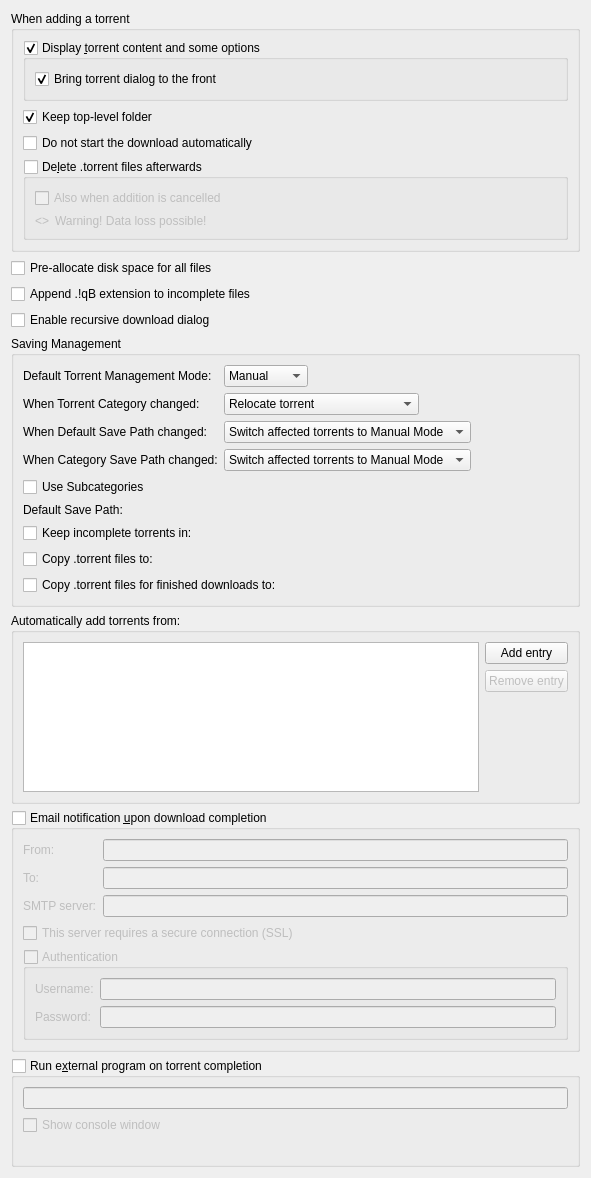
          <widget class="QWidget" name="scrollAreaWidgetContents_2">
           <property name="geometry">
            <rect>
             <x>0</x>
             <y>0</y>
             <width>591</width>
             <height>1138</height>
            </rect>
           </property>
           <layout class="QVBoxLayout" name="verticalLayout">
            <item>
             <widget class="QGroupBox" name="torrentAdditionBox">
              <property name="title">
               <string>When adding a torrent</string>
              </property>
              <layout class="QVBoxLayout" name="torrentAdditionBoxLayout">
               <item>
                <widget class="QGroupBox" name="checkAdditionDialog">
                 <property name="title">
                  <string>Display &amp;torrent content and some options</string>
                 </property>
                 <property name="checkable">
                  <bool>true</bool>
                 </property>
                 <layout class="QVBoxLayout" name="verticalLayout_18">
                  <item>
                   <widget class="QCheckBox" name="checkAdditionDialogFront">
                    <property name="text">
                     <string>Bring torrent dialog to the front</string>
                    </property>
                    <property name="checked">
                     <bool>true</bool>
                    </property>
                   </widget>
                  </item>
                 </layout>
                </widget>
               </item>
               <item>
                <widget class="QCheckBox" name="checkKeepTopLevelFolder">
                 <property name="text">
                  <string>Keep top-level folder</string>
                 </property>
                 <property name="checked">
                  <bool>true</bool>
                 </property>
                </widget>
               </item>
               <item>
                <widget class="QCheckBox" name="checkStartPaused">
                 <property name="toolTip">
                  <string>The torrent will be added to download list in a paused state</string>
                 </property>
                 <property name="text">
                  <string extracomment="The torrent will be added to download list in a paused state">Do not start the download automatically</string>
                 </property>
                </widget>
               </item>
               <item>
                <widget class="QGroupBox" name="deleteTorrentBox">
                 <property name="toolTip">
                  <string>Should the .torrent file be deleted after adding it</string>
                 </property>
                 <property name="title">
                  <string>De&amp;lete .torrent files afterwards </string>
                 </property>
                 <property name="checkable">
                  <bool>true</bool>
                 </property>
                 <property name="checked">
                  <bool>false</bool>
                 </property>
                 <layout class="QVBoxLayout" name="deleteTorrentBoxLayout">
                  <item>
                   <widget class="QCheckBox" name="deleteCancelledTorrentBox">
                    <property name="toolTip">
                     <string>Also delete .torrent files whose addition was cancelled</string>
                    </property>
                    <property name="text">
                     <string>Also when addition is cancelled</string>
                    </property>
                   </widget>
                  </item>
                  <item>
                   <layout class="QHBoxLayout" name="deleteTorrentWarningLayout">
                    <item>
                     <widget class="QLabel" name="deleteTorrentWarningIcon">
                      <property name="sizePolicy">
                       <sizepolicy hsizetype="Fixed" vsizetype="Preferred">
                        <horstretch>0</horstretch>
                        <verstretch>0</verstretch>
                       </sizepolicy>
                      </property>
                      <property name="text">
                       <string notr="true">&lt;&gt;</string>
                      </property>
                     </widget>
                    </item>
                    <item>
                     <widget class="QLabel" name="deleteTorrentWarningLabel">
                      <property name="text">
                       <string>Warning! Data loss possible!</string>
                      </property>
                     </widget>
                    </item>
                   </layout>
                  </item>
                 </layout>
                </widget>
               </item>
              </layout>
             </widget>
            </item>
            <item>
             <widget class="QCheckBox" name="checkPreallocateAll">
              <property name="toolTip">
               <string>Allocate full file sizes on disk before starting downloads, to minimize fragmentation. Only useful for HDDs.</string>
              </property>
              <property name="text">
               <string>Pre-allocate disk space for all files</string>
              </property>
             </widget>
            </item>
            <item>
             <widget class="QCheckBox" name="checkAppendqB">
              <property name="text">
               <string>Append .!qB extension to incomplete files</string>
              </property>
             </widget>
            </item>
            <item>
             <widget class="QCheckBox" name="checkRecursiveDownload">
              <property name="toolTip">
               <string>When a torrent is downloaded, offer to add torrents from any .torrent files found inside it</string>
              </property>
              <property name="text">
               <string>Enable recursive download dialog</string>
              </property>
             </widget>
            </item>
            <item>
             <widget class="QGroupBox" name="groupSavingManagement">
              <property name="title">
               <string>Saving Management</string>
              </property>
              <layout class="QVBoxLayout" name="groupSavingManagementLayout">
               <item>
                <layout class="QGridLayout" name="gridLayout_3">
                 <item row="0" column="0">
                  <widget class="QLabel" name="label_40">
                   <property name="text">
                    <string>Default Torrent Management Mode:</string>
                   </property>
                  </widget>
                 </item>
                 <item row="0" column="1">
                  <layout class="QHBoxLayout" name="horizontalLayout_70">
                   <property name="spacing">
                    <number>10</number>
                   </property>
                   <item>
                    <widget class="QComboBox" name="comboSavingMode">
                     <property name="toolTip">
                      <string>Automatic: Various torrent properties (e.g. save path) will be decided by the associated category
Manual: Various torrent properties (e.g. save path) must be assigned manually</string>
                     </property>
                     <item>
                      <property name="text">
                       <string>Manual</string>
                      </property>
                     </item>
                     <item>
                      <property name="text">
                       <string>Automatic</string>
                      </property>
                     </item>
                    </widget>
                   </item>
                   <item>
                    <spacer name="horizontalSpacer_160">
                     <property name="orientation">
                      <enum>Qt::Horizontal</enum>
                     </property>
                     <property name="sizeHint" stdset="0">
                      <size>
                       <width>40</width>
                       <height>20</height>
                      </size>
                     </property>
                    </spacer>
                   </item>
                  </layout>
                 </item>
                 <item row="1" column="0">
                  <widget class="QLabel" name="labelTorrentCategoryChanged">
                   <property name="text">
                    <string>When Torrent Category changed:</string>
                   </property>
                  </widget>
                 </item>
                 <item row="1" column="1">
                  <layout class="QHBoxLayout" name="horizontalLayout_14">
                   <item>
                    <widget class="QComboBox" name="comboTorrentCategoryChanged">
                     <item>
                      <property name="text">
                       <string>Relocate torrent</string>
                      </property>
                     </item>
                     <item>
                      <property name="text">
                       <string>Switch torrent to Manual Mode</string>
                      </property>
                     </item>
                    </widget>
                   </item>
                   <item>
                    <spacer name="horizontalSpacer_17">
                     <property name="orientation">
                      <enum>Qt::Horizontal</enum>
                     </property>
                     <property name="sizeHint" stdset="0">
                      <size>
                       <width>40</width>
                       <height>20</height>
                      </size>
                     </property>
                    </spacer>
                   </item>
                  </layout>
                 </item>
                 <item row="2" column="0">
                  <widget class="QLabel" name="labelCategoryDefaultPathChanged">
                   <property name="text">
                    <string>When Default Save Path changed:</string>
                   </property>
                  </widget>
                 </item>
                 <item row="2" column="1">
                  <layout class="QHBoxLayout" name="horizontalLayout_15">
                   <item>
                    <widget class="QComboBox" name="comboCategoryDefaultPathChanged">
                     <property name="currentIndex">
                      <number>1</number>
                     </property>
                     <item>
                      <property name="text">
                       <string>Relocate affected torrents</string>
                      </property>
                     </item>
                     <item>
                      <property name="text">
                       <string>Switch affected torrents to Manual Mode</string>
                      </property>
                     </item>
                    </widget>
                   </item>
                   <item>
                    <spacer name="horizontalSpacer_18">
                     <property name="orientation">
                      <enum>Qt::Horizontal</enum>
                     </property>
                     <property name="sizeHint" stdset="0">
                      <size>
                       <width>40</width>
                       <height>20</height>
                      </size>
                     </property>
                    </spacer>
                   </item>
                  </layout>
                 </item>
                 <item row="3" column="0">
                  <widget class="QLabel" name="labelCategoryChanged">
                   <property name="text">
                    <string>When Category Save Path changed:</string>
                   </property>
                  </widget>
                 </item>
                 <item row="3" column="1">
                  <layout class="QHBoxLayout" name="horizontalLayout_17">
                   <item>
                    <widget class="QComboBox" name="comboCategoryChanged">
                     <property name="currentIndex">
                      <number>1</number>
                     </property>
                     <item>
                      <property name="text">
                       <string>Relocate affected torrents</string>
                      </property>
                     </item>
                     <item>
                      <property name="text">
                       <string>Switch affected torrents to Manual Mode</string>
                      </property>
                     </item>
                    </widget>
                   </item>
                   <item>
                    <spacer name="horizontalSpacer_19">
                     <property name="orientation">
                      <enum>Qt::Horizontal</enum>
                     </property>
                     <property name="sizeHint" stdset="0">
                      <size>
                       <width>40</width>
                       <height>20</height>
                      </size>
                     </property>
                    </spacer>
                   </item>
                  </layout>
                 </item>
                </layout>
               </item>
               <item>
                <widget class="QCheckBox" name="checkUseSubcategories">
                 <property name="text">
                  <string>Use Subcategories</string>
                 </property>
                </widget>
               </item>
               <item>
                <layout class="QGridLayout" name="gridLayout_4">
                 <item row="1" column="1">
                  <widget class="FileSystemPathLineEdit" name="textTempPath" native="true"/>
                 </item>
                 <item row="3" column="0">
                  <widget class="QCheckBox" name="checkExportDirFin">
                   <property name="text">
                    <string>Copy .torrent files for finished downloads to:</string>
                   </property>
                  </widget>
                 </item>
                 <item row="0" column="0">
                  <widget class="QLabel" name="labelSavePath">
                   <property name="text">
                    <string>Default Save Path:</string>
                   </property>
                  </widget>
                 </item>
                 <item row="2" column="0">
                  <widget class="QCheckBox" name="checkExportDir">
                   <property name="text">
                    <string>Copy .torrent files to:</string>
                   </property>
                  </widget>
                 </item>
                 <item row="1" column="0">
                  <widget class="QCheckBox" name="checkTempFolder">
                   <property name="text">
                    <string>Keep incomplete torrents in:</string>
                   </property>
                  </widget>
                 </item>
                 <item row="3" column="1">
                  <widget class="FileSystemPathLineEdit" name="textExportDirFin" native="true"/>
                 </item>
                 <item row="0" column="1">
                  <widget class="FileSystemPathLineEdit" name="textSavePath" native="true"/>
                 </item>
                 <item row="2" column="1">
                  <widget class="FileSystemPathLineEdit" name="textExportDir" native="true"/>
                 </item>
                </layout>
               </item>
              </layout>
             </widget>
            </item>
            <item>
             <widget class="QGroupBox" name="groupBox_2">
              <property name="title">
               <string>Automatically add torrents from:</string>
              </property>
              <layout class="QVBoxLayout" name="verticalLayout_38">
               <item>
                <layout class="QHBoxLayout" name="horizontalLayout_16">
                 <item>
                  <widget class="QTreeView" name="scanFoldersView">
                   <property name="sizePolicy">
                    <sizepolicy hsizetype="Expanding" vsizetype="Expanding">
                     <horstretch>0</horstretch>
                     <verstretch>1</verstretch>
                    </sizepolicy>
                   </property>
                   <property name="minimumSize">
                    <size>
                     <width>250</width>
                     <height>150</height>
                    </size>
                   </property>
                   <property name="editTriggers">
                    <set>QAbstractItemView::AllEditTriggers</set>
                   </property>
                   <property name="selectionMode">
                    <enum>QAbstractItemView::SingleSelection</enum>
                   </property>
                   <property name="selectionBehavior">
                    <enum>QAbstractItemView::SelectRows</enum>
                   </property>
                   <property name="textElideMode">
                    <enum>Qt::ElideNone</enum>
                   </property>
                   <property name="rootIsDecorated">
                    <bool>false</bool>
                   </property>
                   <attribute name="headerDefaultSectionSize">
                    <number>80</number>
                   </attribute>
                   <attribute name="headerStretchLastSection">
                    <bool>false</bool>
                   </attribute>
                  </widget>
                 </item>
                 <item>
                  <layout class="QVBoxLayout" name="verticalLayout_37">
                   <item>
                    <widget class="QPushButton" name="addScanFolderButton">
                     <property name="text">
                      <string>Add entry</string>
                     </property>
                    </widget>
                   </item>
                   <item>
                    <widget class="QPushButton" name="removeScanFolderButton">
                     <property name="enabled">
                      <bool>false</bool>
                     </property>
                     <property name="text">
                      <string>Remove entry</string>
                     </property>
                    </widget>
                   </item>
                   <item>
                    <spacer name="verticalSpacer_6">
                     <property name="orientation">
                      <enum>Qt::Vertical</enum>
                     </property>
                     <property name="sizeHint" stdset="0">
                      <size>
                       <width>20</width>
                       <height>40</height>
                      </size>
                     </property>
                    </spacer>
                   </item>
                  </layout>
                 </item>
                </layout>
               </item>
              </layout>
             </widget>
            </item>
            <item>
             <widget class="QGroupBox" name="groupMailNotification">
              <property name="title">
               <string>Email notification &amp;upon download completion</string>
              </property>
              <property name="checkable">
               <bool>true</bool>
              </property>
              <property name="checked">
               <bool>false</bool>
              </property>
              <layout class="QVBoxLayout" name="verticalLayout_171">
               <item>
                <layout class="QGridLayout" name="gridLayout_9">
                 <item row="1" column="1">
                  <widget class="QLineEdit" name="lineEditDestEmail"/>
                 </item>
                 <item row="1" column="0">
                  <widget class="QLabel" name="label_2">
                   <property name="toolTip">
                    <string>Receiver</string>
                   </property>
                   <property name="text">
                    <string comment="To receiver">To:</string>
                   </property>
                  </widget>
                 </item>
                 <item row="2" column="0">
                  <widget class="QLabel" name="label_3">
                   <property name="text">
                    <string>SMTP server:</string>
                   </property>
                  </widget>
                 </item>
                 <item row="2" column="1">
                  <widget class="QLineEdit" name="lineEditSmtpServer"/>
                 </item>
                 <item row="0" column="1">
                  <widget class="QLineEdit" name="senderEmailTxt"/>
                 </item>
                 <item row="0" column="0">
                  <widget class="QLabel" name="label_25">
                   <property name="toolTip">
                    <string>Sender</string>
                   </property>
                   <property name="text">
                    <string comment="From sender">From:</string>
                   </property>
                  </widget>
                 </item>
                </layout>
               </item>
               <item>
                <widget class="QCheckBox" name="checkSmtpSSL">
                 <property name="text">
                  <string>This server requires a secure connection (SSL)</string>
                 </property>
                </widget>
               </item>
               <item>
                <widget class="QGroupBox" name="groupMailNotifAuth">
                 <property name="title">
                  <string>Authentication</string>
                 </property>
                 <property name="checkable">
                  <bool>true</bool>
                 </property>
                 <property name="checked">
                  <bool>false</bool>
                 </property>
                 <layout class="QFormLayout" name="formLayout_2">
                  <item row="0" column="0">
                   <widget class="QLabel" name="label_7">
                    <property name="text">
                     <string>Username:</string>
                    </property>
                   </widget>
                  </item>
                  <item row="0" column="1">
                   <widget class="QLineEdit" name="mailNotifUsername"/>
                  </item>
                  <item row="1" column="0">
                   <widget class="QLabel" name="label_8">
                    <property name="text">
                     <string>Password:</string>
                    </property>
                   </widget>
                  </item>
                  <item row="1" column="1">
                   <widget class="QLineEdit" name="mailNotifPassword">
                    <property name="echoMode">
                     <enum>QLineEdit::Password</enum>
                    </property>
                   </widget>
                  </item>
                 </layout>
                </widget>
               </item>
              </layout>
             </widget>
            </item>
            <item>
             <widget class="QGroupBox" name="autoRunBox">
              <property name="title">
               <string>Run e&amp;xternal program on torrent completion</string>
              </property>
              <property name="checkable">
               <bool>true</bool>
              </property>
              <property name="checked">
               <bool>false</bool>
              </property>
              <layout class="QVBoxLayout" name="verticalLayout_19">
               <item>
                <widget class="QLineEdit" name="lineEditAutoRun"/>
               </item>
               <item>
                <widget class="QCheckBox" name="autoRunConsole">
                 <property name="text">
                  <string>Show console window</string>
                 </property>
                </widget>
               </item>
               <item>
                <widget class="QLabel" name="labelAutoRunParam">
                 <property name="wordWrap">
                  <bool>true</bool>
                 </property>
                </widget>
               </item>
              </layout>
             </widget>
            </item>
           </layout>
          </widget>
